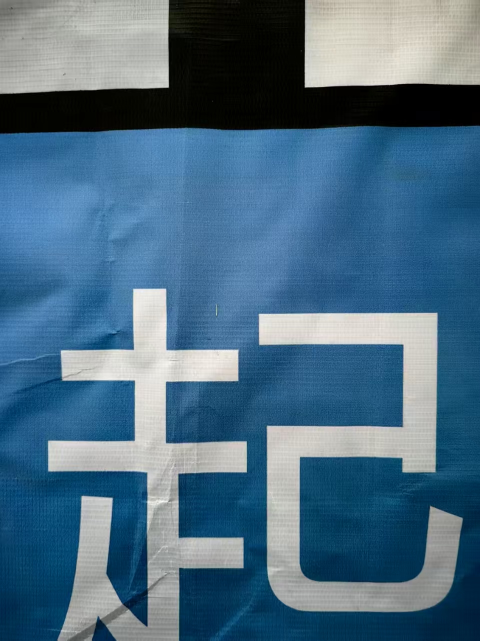
#> input picture RAI_Dog_0819/4.jpg, 960 x 1282 px, found by its file name (shown at 1/2 size)
$ python Img_Recog.py
#> lines starting #> are read from the running program, lines starting #| are printed output that depends on the picture; after the words box and inside, x2 and y2 are one past the last pixel; in counts of white or black regions, pixels touching at a corner belong together
#from Img_Processor import img_processor
import cv2
import numpy as np

class Img_Recog:
    def __init__(self):

        self.tag_id = -1  # 等效于 C++ 的 tag_id_
        self.image = cv2.imread("E:\\RAI_Dog\\4.jpg")
#> self.image is the input picture: shape (1282, 960, 3); mean B, G, R 131.8, 108.5, 75.3
        self.blue_l_btm_pnt_ = (0, 0)    # 底部关键点 (初始左上)
        self.blue_l_top_pnt_ = (0, 260)  # 顶部关键点 (初始左下)
        self.blue_leftest_pnt_ = (435, 0)
        self.lower_blue = np.array([72, 40, 0])
        self.upper_blue = np.array([106, 220, 217])

        #self.recog_tag()
        self.recog_s_e_r()

    def recog_tag(self):
        if self.image is None:
            raise FileNotFoundError("无法加载图像")
        """ArUco 标记识别函数"""
        # 初始化 ArUco 字典（4x4 字典包含50个标记）
        aruco_dict = cv2.aruco.getPredefinedDictionary(cv2.aruco.DICT_4X4_50)
        aruco_params = cv2.aruco.DetectorParameters()
        detector = cv2.aruco.ArucoDetector(aruco_dict, aruco_params)
        corners, ids, rejected = detector.detectMarkers(self.image)
        # [7 lines of commented-out code are left out]
        if ids is not None:
            self._process_markers(img_processor.image, ids, corners)
        # 处理变换图像检测结果
        #elif ids_trs is not None:
        #    self._process_markers(trsfmed_color_img, ids_trs, corners_trs)
        # 无标记情况
        else:
            self.tag_id = -1
        print(ids)
        print(self.tag_id)

    def recog_s_e_r(self):

        self.blue_l_btm_pnt = (0, 0)
        self.blue_l_top_pnt = (0, 260)
        self.blue_leftest_pnt = (435, 0)
        hsv = cv2.cvtColor(self.image, cv2.COLOR_BGR2HSV)
#> hsv: shape (1282, 960, 3); mean H, S, V 78.8, 141.7, 134.1
        mask = cv2.inRange(hsv, self.lower_blue, self.upper_blue)
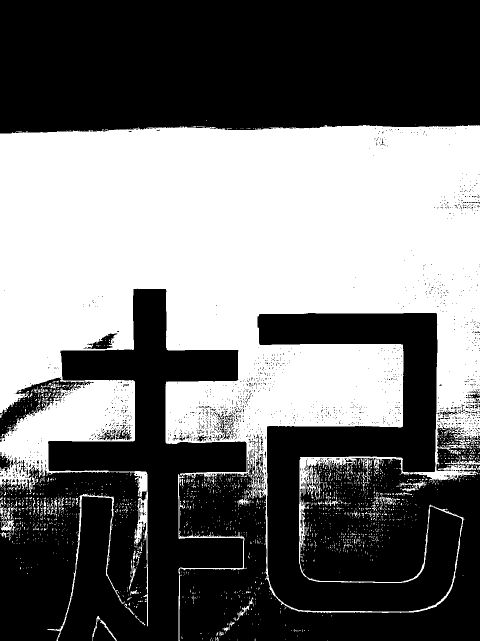
#> mask: shape (1282, 960) (shown at 1/2 size); 44.3% white; 2001 white regions (1896 under 20 px), largest, box (x1, y1, x2, y2) and area: (0, 250, 960, 1282) 531005, (95, 987, 250, 1282) 1650, (2, 1014, 31, 1070) 552
        kernel = cv2.getStructuringElement(cv2.MORPH_RECT, (19, 19))
        blue_img = cv2.dilate(mask, kernel, iterations=2)
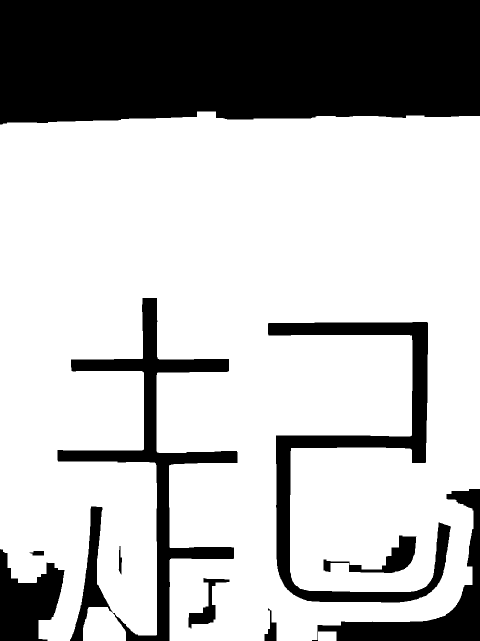
#> blue_img: shape (1282, 960) (shown at 1/2 size); 71.6% white; 10 black regions
        contours, _ = cv2.findContours(blue_img, cv2.RETR_EXTERNAL, cv2.CHAIN_APPROX_SIMPLE)
#> contours = 2 contours; box (x1, y1, x2, y2) and area: (0, 223, 960, 1282) 921064, (636, 1263, 673, 1282) 648
        if contours:
            # 寻找最大轮廓
            max_contour = max(contours, key=cv2.contourArea)
#> max_contour = contour of 725 points, box (x1, y1, x2, y2) (0, 223, 960, 1282), area 921064

            # 遍历轮廓点更新关键点
            for point in max_contour[:, 0, :]:  # 提取点坐标
                x, y = point[0], point[1]

                # 更新底部点 (y坐标最大)
                if y > self.blue_l_btm_pnt[1]:
                    self.blue_l_btm_pnt = (x, y)

                # 更新最左点 (x坐标最小)
                if x < self.blue_leftest_pnt[0]:
                    self.blue_leftest_pnt = (x, y)

                # 更新顶部点 (y坐标最小)
                if y < self.blue_l_top_pnt[1]:
                    self.blue_l_top_pnt = (x, y)
#> this loop made 725 passes
#> (x, y) on passes 1 to 12: (394, 223), (394, 233), (393, 234), (365, 234), (364, 235), (342, 235), (341, 236), (312, 236), (311, 237), (258, 237), (257, 238), (242, 238)
#> after the loop, self.blue_l_btm_pnt = (95, 1281)
        # cv2.drawContours(self.image, [max_contour], -1, (255,255,0), 3)
        cv2.circle(self.image, self.blue_l_btm_pnt, 4, (0,0,0), -1)       # 黑色底部点
#> self.image: shape (1282, 960, 3); under 0.01% of pixels changed, all inside (x1, y1, x2, y2) = (91, 1277, 100, 1282)
        cv2.circle(self.image, self.blue_l_top_pnt, 4, (255,255,255), -1) # 白色顶部点
#> self.image: shape (1282, 960, 3); mean B, G, R 131.8, 108.6, 75.3
        cv2.circle(self.image, self.blue_leftest_pnt, 4, (0,0,255), -1)   # 红色最左点
#> self.image: shape (1282, 960, 3); mean B, G, R 131.8, 108.6, 75.3

        cv2.imshow("BLUE CONTOUR", blue_img)
        cv2.waitKey(0)
        cv2.destroyAllWindows()

    def _process_markers(self, img, ids, corners):
        """处理并绘制标记中心点（内部方法）"""
        for i in range(len(ids)):
            self.tag_id = ids[i][0]  # 提取标量ID值

            # 计算角点中心坐标
            marker_corners = corners[i][0]
            center = np.mean(marker_corners, axis=0)

            # 绘制中心点（绿色实心圆）
            cv2.circle(img, tuple(center.astype(int)), 5, (0, 255, 0), -1)
img_recog = Img_Recog()
# 使用示例
'''
if __name__ == "__main__":
    # 初始化处理器
    img_recog = Img_Recog()

    # 假设有以下输入图像（实际需要从文件/摄像头读取）
    #origin_img = cv2.imread("original.jpg")
    #transformed_img = cv2.imread("transformed.jpg")

    # 执行标记识别
    img_recog.recog_tag()

    # 显示结果
    #cv2.imshow("Original", origin_img)
    #cv2.imshow("Transformed", transformed_img)
    cv2.waitKey(0)
    cv2.destroyAllWindows()'
    '''
